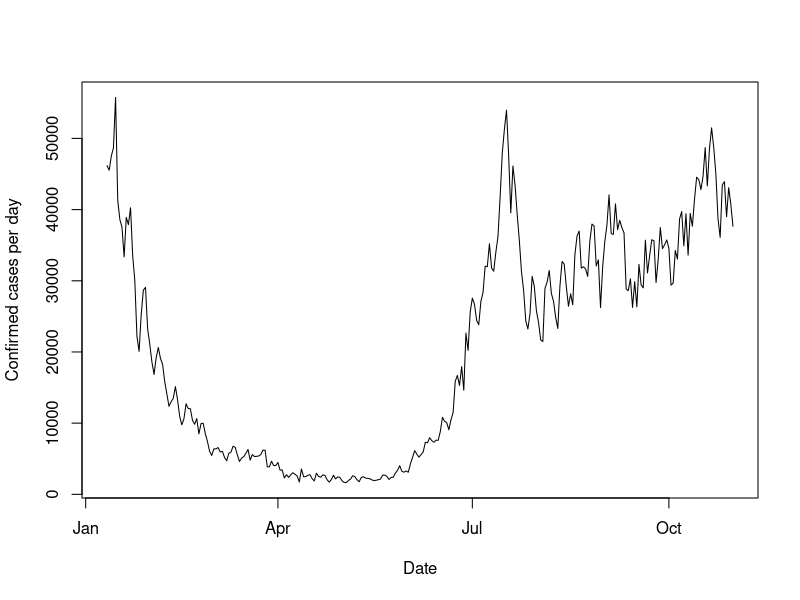
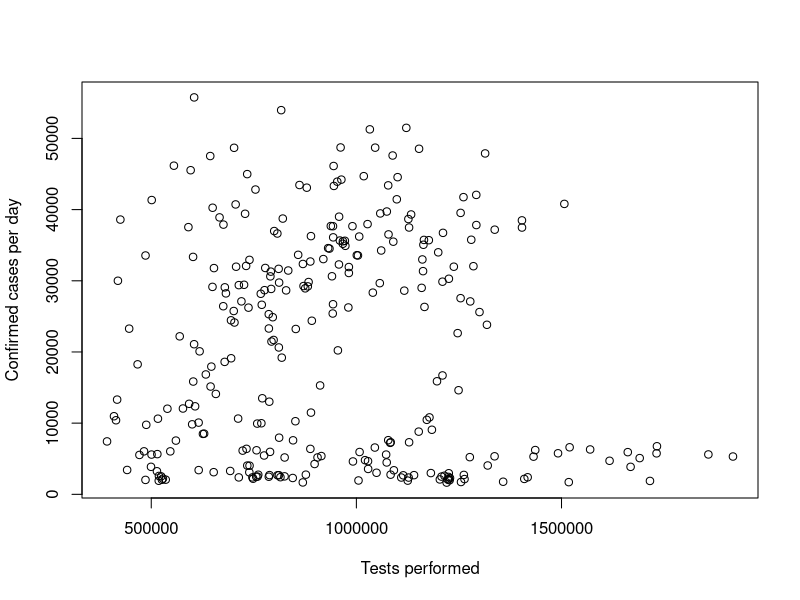

Recreate these plots in R, in order.
# Load packages
library(tidyverse)
library(mgcv)

# Load data
covid <- read_csv("data/covid.csv")

# Subset data to look at just GBR
gbr_data <- covid |> 
  filter(iso_alpha_3 == "GBR") 

# Split data to train and test sets
train_prop <- 0.8
gbr_train <- gbr_data[1:ceiling(train_prop * nrow(gbr_data)),]
gbr_test <- gbr_data[(ceiling(train_prop * nrow(gbr_data)) + 1):nrow(gbr_data),]

# Plot the data
plot(gbr_train$date, gbr_train$confirmed,
     type = "l",
     xlab = "Date", ylab = "Confirmed cases per day")

# Which other variables may be of interest?
plot(gbr_train$tests, gbr_train$confirmed,
     xlab = "Tests performed", ylab = "Confirmed cases per day")

# fit a linear model using gam()
lm_gam <- gam(confirmed ~ date_obs, data = gbr_train)
coef(lm_gam)

